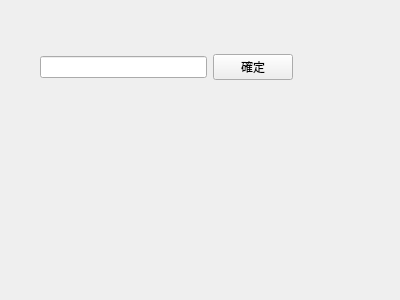
<?xml version="1.0" encoding="UTF-8"?>
<ui version="4.0">
 <class>Form</class>
 <widget class="QWidget" name="Form">
  <property name="geometry">
   <rect>
    <x>0</x>
    <y>0</y>
    <width>400</width>
    <height>300</height>
   </rect>
  </property>
  <property name="windowTitle">
   <string>Form</string>
  </property>
  <widget class="QWidget" name="">
   <property name="geometry">
    <rect>
     <x>40</x>
     <y>50</y>
     <width>253</width>
     <height>35</height>
    </rect>
   </property>
   <layout class="QHBoxLayout" name="horizontalLayout">
    <item>
     <widget class="QLineEdit" name="lineEdit"/>
    </item>
    <item>
     <widget class="QPushButton" name="pushButton">
      <property name="text">
       <string>確定</string>
      </property>
     </widget>
    </item>
   </layout>
  </widget>
 </widget>
 <resources/>
 <connections/>
</ui>
